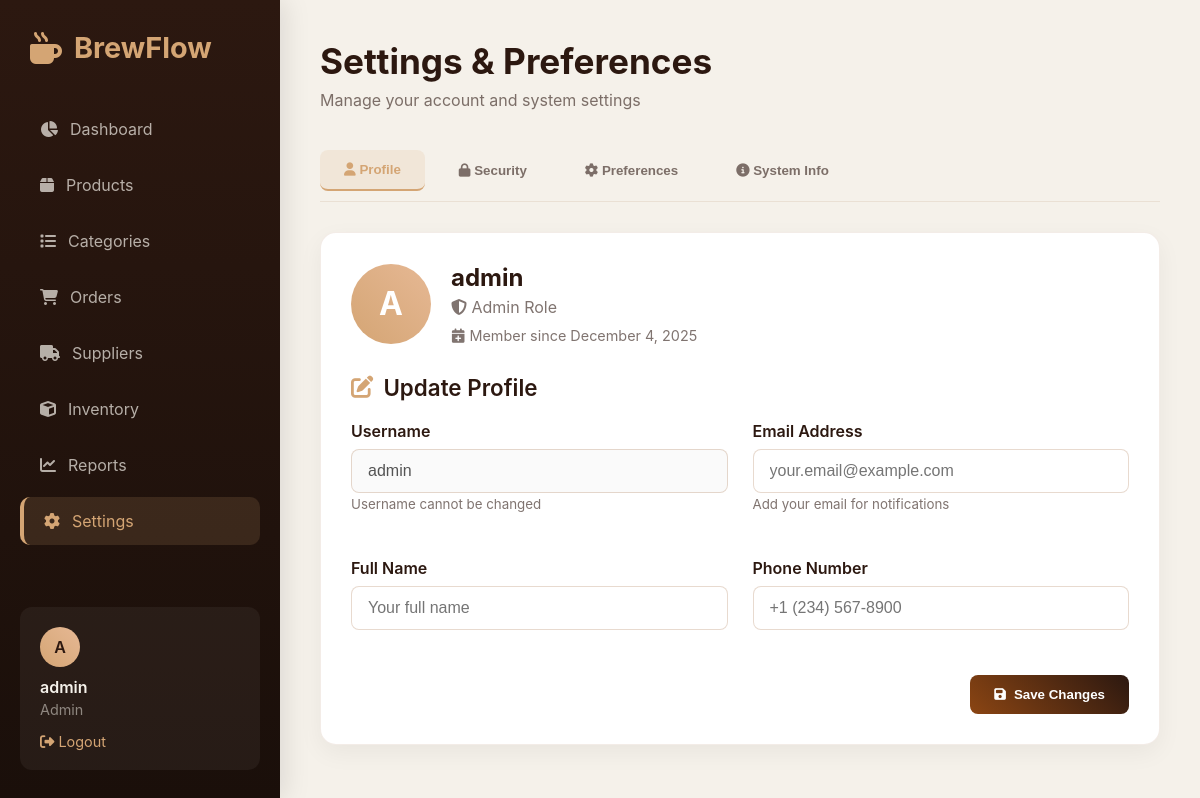
The page /settings.php (signed in) on the database its author committed.
### tables this page shows
CREATE TABLE `Users` (
  `userID` int(11) NOT NULL,
  `username` varchar(50) NOT NULL,
  `password` varchar(255) NOT NULL,
  `role` varchar(20) DEFAULT 'staff',
  `created_at` timestamp NOT NULL DEFAULT current_timestamp()
);

### settings.php (the view, shortened to what this page needs)
<?php
include 'db.php';
$username = $_SESSION['user'];
$userInfo = $conn->query("SELECT username, role, created_at FROM Users WHERE username='$username'")->fetch_assoc();
?>
<!DOCTYPE html>
<html lang="en">
<head>
    <link rel="stylesheet" href="https://cdnjs.cloudflare.com/ajax/libs/font-awesome/6.4.0/css/all.min.css">
    <link rel="stylesheet" href="style.css">
</head>
<body>
    <div class="dashboard-container">
        <?php include 'sidebar.php'; ?>
        <div class="main-content">
            <div class="header">
                <div class="greeting">
                    <h1>Settings & Preferences</h1>
                    <p>Manage your account and system settings</p>
                </div>
            </div>
            <div class="settings-tabs">
                <button class="tab active" onclick="openTab('profile')">
                    <i class="fas fa-user"></i> Profile
                </button>
                <button class="tab" onclick="openTab('security')">
                    <i class="fas fa-lock"></i> Security
                </button>
                <button class="tab" onclick="openTab('preferences')">
                    <i class="fas fa-cog"></i> Preferences
                </button>
                <button class="tab" onclick="openTab('system')">
                    <i class="fas fa-info-circle"></i> System Info
                </button>
            </div>
            <div id="profileTab" class="tab-content active">
                <div class="profile-info">
                    <div class="profile-header">
                        <div class="profile-avatar">
                            <?php echo strtoupper(substr($userInfo['username'], 0, 1)); ?>
                        </div>
                        <div class="profile-details">
                            <h3><?php echo htmlspecialchars($userInfo['username']); ?></h3>
                            <div class="profile-role">
                                <i class="fas fa-shield-alt"></i>
                                <?php echo ucfirst(htmlspecialchars($userInfo['role'])); ?> Role
                            </div>
                            <div style="color: rgba(44,24,16,0.6); font-size: 0.9rem;">
                                <i class="fas fa-calendar-plus"></i>
                                Member since <?php echo date('F j, Y', strtotime($userInfo['created_at'])); ?>
                            </div>
                        </div>
                    </div>
                    <form method="POST">
                        <h3 class="section-title">
                            <i class="fas fa-edit"></i>
                            Update Profile
                        </h3>
                        <div class="settings-grid">
                            <div class="form-group">
                                <label>Username</label>
                                <input type="text" value="<?php echo htmlspecialchars($userInfo['username']); ?>" disabled>
                                <small style="color: rgba(44,24,16,0.6);">Username cannot be changed</small>
                            </div>
                            <div class="form-group">
                                <label>Email Address</label>
                                <input type="email" placeholder="your.email@example.com">
                                <small style="color: rgba(44,24,16,0.6);">Add your email for notifications</small>
                            </div>
                            <div class="form-group">
                                <label>Full Name</label>
                                <input type="text" placeholder="Your full name">
                            </div>
                            <div class="form-group">
                                <label>Phone Number</label>
                                <input type="tel" placeholder="+1 (234) 567-8900">
                            </div>
                        </div>
                        <div style="text-align: right; margin-top: 25px;">
                            <button type="submit" name="update_profile" class="btn btn-primary">
                                <i class="fas fa-save"></i> Save Changes
                            </button>
                        </div>
                    </form>
                </div>
            </div>
        </div>
    </div>
</body>
</html>

### style.css (style rules this page uses)
:root { --primary: #2C1810; --secondary: #8B4513; --accent: #D4A574; --light: #F5F1EA; --dark: #1A0F0A; --success: #5D8B66; --warning: #E6B400; --error: #C44536; --info: #4299E1; }
* { margin: 0; padding: 0; box-sizing: border-box; }
body { font-family: 'Inter', -apple-system, BlinkMacSystemFont, sans-serif; background: var(--light); color: var(--primary); min-height: 100vh; }
.dashboard-container { display: grid; grid-template-columns: 280px 1fr; min-height: 100vh; }
.main-content { padding: 40px; overflow-y: auto; }
.header { display: flex; justify-content: space-between; align-items: center; margin-bottom: 40px; }
.greeting h1 { font-size: 2.2rem; color: var(--primary); margin-bottom: 8px; }
.greeting p { color: rgba(44,24,16,0.6); font-size: 1rem; }
.section-title { font-size: 1.4rem; font-weight: 600; color: var(--primary); margin-bottom: 20px; display: flex; align-items: center; gap: 10px; }
.section-title i { color: var(--accent); }
.btn { padding: 12px 24px; border: none; border-radius: 8px; font-weight: 600; cursor: pointer; transition: all 0.3s ease; display: inline-flex; align-items: center; gap: 8px; }
.btn-primary { background: linear-gradient(45deg, var(--secondary), var(--primary)); color: white; }
.form-group { margin-bottom: 20px; }
.form-group label { display: block; margin-bottom: 8px; font-weight: 600; color: var(--primary); }
.form-group input, .form-group select, .form-group textarea { width: 100%; padding: 12px 16px; border: 1px solid rgba(139,69,19,0.2); border-radius: 8px; font-size: 1rem; transition: border-color 0.3s; }

### settings.php (style rules this page uses)
.settings-tabs { display: flex; gap: 10px; margin-bottom: 30px; border-bottom: 1px solid rgba(139,69,19,0.1); padding-bottom: 10px; }
.tab { padding: 12px 24px; background: none; border: none; border-radius: 8px; font-weight: 600; cursor: pointer; color: rgba(44,24,16,0.6); transition: all 0.3s ease; }
.tab.active { background: rgba(212,165,116,0.15); color: var(--accent); border-bottom: 2px solid var(--accent); }
.tab-content { display: none; }
.tab-content.active { display: block; }
.profile-info { background: white; border-radius: 16px; padding: 30px; box-shadow: 0 8px 25px rgba(0,0,0,0.05); border: 1px solid rgba(139,69,19,0.1); margin-bottom: 25px; }
.profile-header { display: flex; align-items: center; gap: 20px; margin-bottom: 30px; }
.profile-avatar { width: 80px; height: 80px; background: linear-gradient(45deg, var(--accent), #E6B894); border-radius: 50%; display: flex; align-items: center; justify-content: center; font-size: 2rem; color: white; font-weight: 700; }
.profile-details h3 { font-size: 1.5rem; color: var(--primary); margin-bottom: 5px; }
.profile-role { color: rgba(44,24,16,0.6); margin-bottom: 10px; }
.settings-grid { display: grid; grid-template-columns: 1fr 1fr; gap: 25px; }

### rows shown on the page
users: username "A", username "admin", role "Admin", created_at "December 4, 2025"

### other values the page prints
substr($_SESSION['user'] ?? 'A', 0, 1) "A"
$_SESSION['user'] "admin"
$_SESSION['role'] "Admin"
